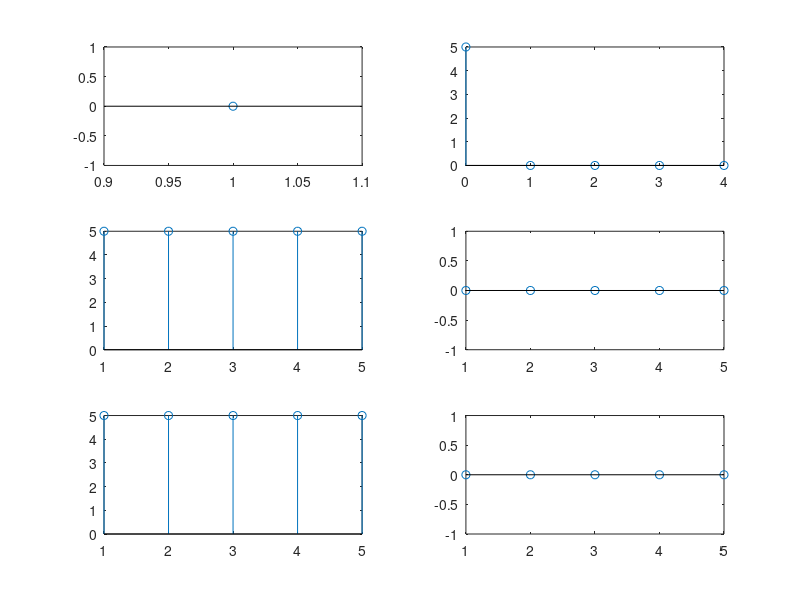

Reproduce this figure in MATLAB.
clc;clear;
x=input("Enter the sequence: ");
i=input("Enter the N point: ");
n=1;
subplot(3,2,n);
n=n+1;
stem(0:length(x)-1);
if(length(x)<i)
    x=[x,zeros(1,i-length(x))];
    subplot(3,2,n);
    stem(0:length(x)-1,x);
    n=n+1;
end
y=fft(x)
y1=real(y);
y2=imag(y);
y3=abs(y);
y4=angle(y);
% subplot(3,2,3);
% stem(0:length(y)-1,y);
subplot(3,2,n);
%stem(0:length(y1)-1,y1);
stem(y1);
n=n+1;
subplot(3,2,n);
%stem(0:length(y2)-1,y2);
stem(y2);
n=n+1;
subplot(3,2,n);
%stem(0:length(y3)-1,y3);
stem(y3);
n=n+1;
subplot(3,2,n);
%stem(0:length(y4)-1,y4);
stem(y4);

